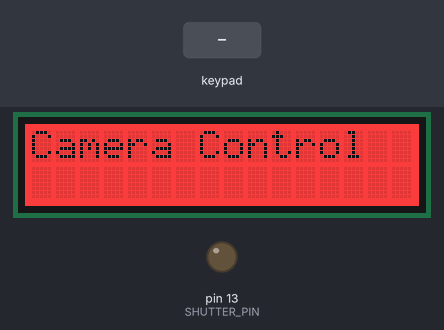
This sketch was run on a simulated Arduino Uno, built with avr-gcc and run on an emulated ATmega328P. Shown: 16×2 character LCD, output pins drawn as LEDs (lit = HIGH). The inputs (shaded band) are chosen by the test bench.

Above: at 1.2 s.
1.3 s: key 'D' pressed
At 1.7 s:
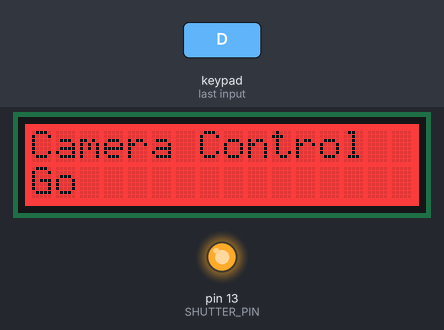
At 3.45 s:
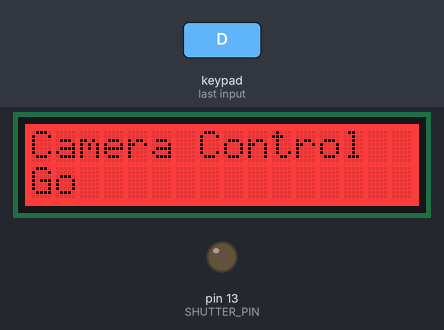
Timing chart, 0 to 6.1 s (numbered marks = the images above; inputs shaded):
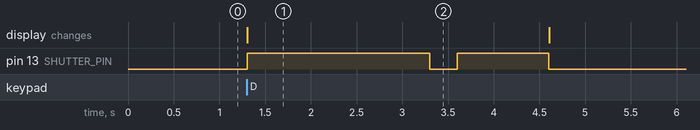

The sketch:

CameraControl.ino
```cpp
// include the library code:
#include <Wire.h>
#include <Adafruit_MCP23017.h>
#include <Adafruit_RGBLCDShield.h>


Adafruit_RGBLCDShield lcd = Adafruit_RGBLCDShield();

#define SHUTTER_PIN 13

void setup() {
  lcd.begin(16, 2);

  lcd.print("Camera Control");
  lcd.setBacklight(1);

  digitalWrite(SHUTTER_PIN, LOW);
  pinMode(SHUTTER_PIN, OUTPUT);
}

uint8_t i=0;
void loop() {

  uint8_t buttons = lcd.readButtons();

  if (buttons)
  {
    if (buttons & BUTTON_DOWN)
    {
      lcd.setCursor(0, 1);
      lcd.print("Go");

      digitalWrite(SHUTTER_PIN, HIGH);
      delay(2000);
      digitalWrite(SHUTTER_PIN, LOW);
      delay(300);
      digitalWrite(SHUTTER_PIN, HIGH);
      delay(1000);
      digitalWrite(SHUTTER_PIN, LOW);

      lcd.setCursor(0, 1);
      lcd.print("  ");
    }
  }
}
```

Measured:
- after the input at 1.3 s, pin 13 (SHUTTER_PIN): LOW → HIGH at once, → LOW 2.0 s later, → HIGH 0.30 s later, → LOW 1.0 s later; the display: changes at once (image 1)
